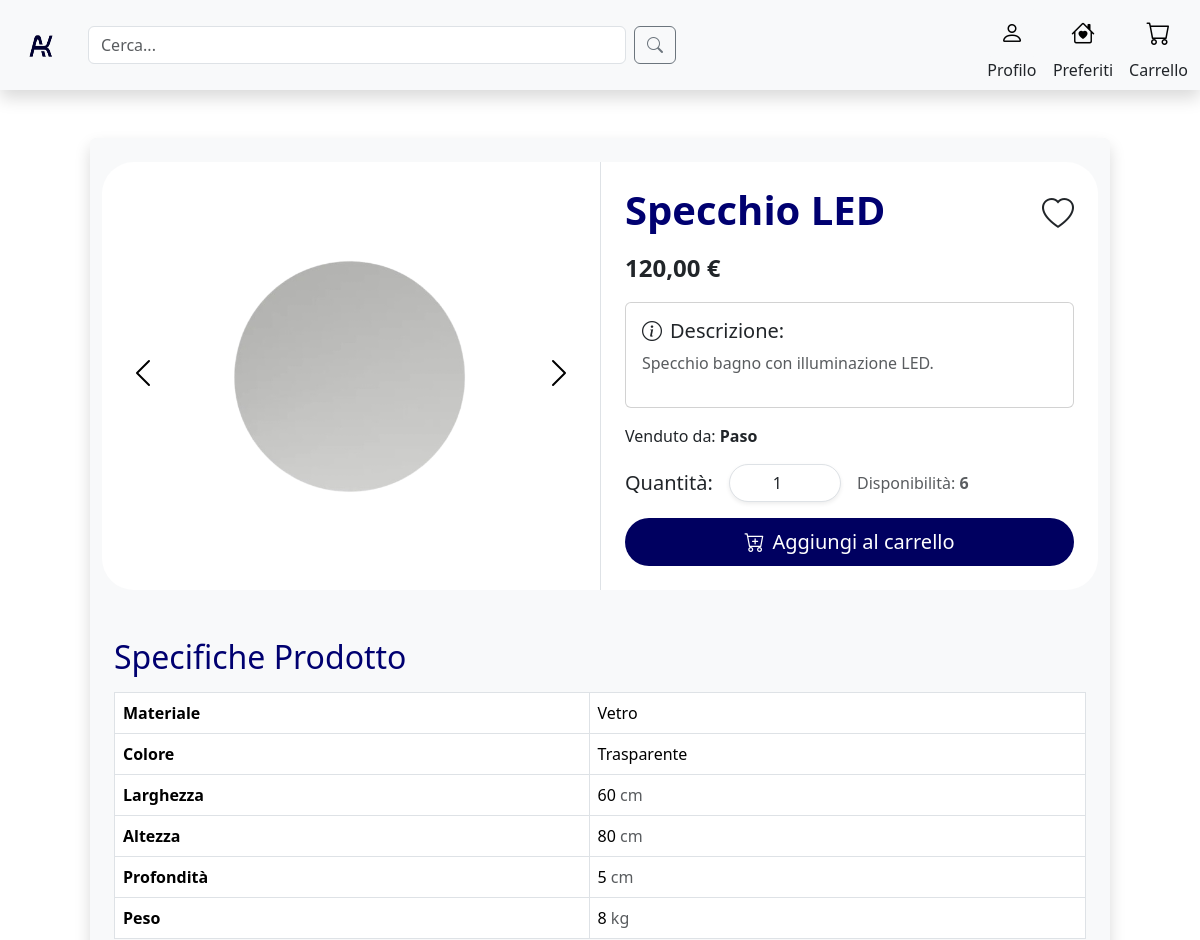
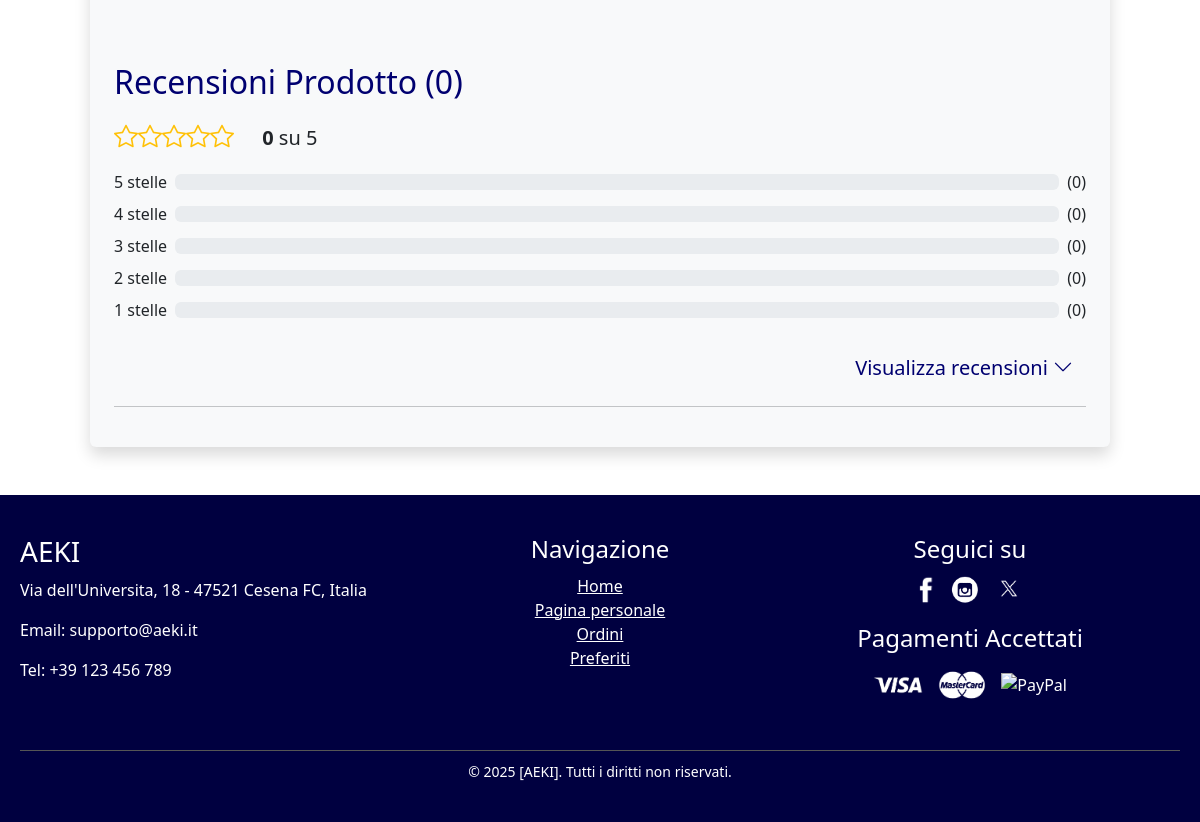
Screenshot of /singleProduct.php?id=12 with the database file from the repository (2 pictures, top to bottom).
### tables this page shows
create table ImmagineProdotto (
     PercorsoImg VARCHAR(60) not null,
     Icona char not null,
     CodiceProdotto INT not null,
     constraint ID_ImmagineProdotto_ID primary key (PercorsoImg));

CREATE TABLE Prodotto (
    CodiceProdotto INT AUTO_INCREMENT,
    Nome VARCHAR(40) NOT NULL,
    Prezzo FLOAT NOT NULL,
    Descrizione VARCHAR(200) NOT NULL,
    NomeMateriale VARCHAR(40) not null,
    NomeColore VARCHAR(40) not null,
    Peso FLOAT NOT NULL,
    Disponibilita INT NOT NULL DEFAULT 6,
    Altezza FLOAT NOT NULL,
    Larghezza FLOAT NOT NULL,
    Profondita FLOAT NOT NULL,
    ValutazioneMedia FLOAT NOT NULL DEFAULT 0,  
    NumeroRecensioni INT NOT NULL DEFAULT 0,      
    NomeAmbiente VARCHAR(40) NOT NULL,
    NomeCategoria VARCHAR(40) NOT NULL,
    Username VARCHAR(20) NOT NULL,
    Rimosso char NOT NUlL,
    CONSTRAINT ID_Prodotto_ID PRIMARY KEY (CodiceProdotto)
);

### singleProduct.php (called while the page is built, shortened)
<?php
require_once 'bootstrap.php';
$templateParams["titolo"] = "Aeki - SingleProduct";
$templateParams["nome"] = "singleProduct_main.php";
$idprodotto = $_GET["id"];
$templateParams["prodotto"] = $dbh->getProdotto($idprodotto);
$templateParams["immagini"] = $dbh->getProdottoImages($idprodotto);
$templateParams["reviewsStats"] = $dbh->getStarNumber($idprodotto);
$templateParams["reviews"] = $dbh->getProductReviews($idprodotto);
$templateParams["prodotto"]["InWishlist"] = "false";
if (isset($_SESSION['user_id'])) {
    $userId = $_SESSION['user_id'];
    if ($dbh->inWishList($idprodotto, $userId)) {
        $templateParams["prodotto"]["InWishlist"] = "true";
    }
    $templateParams["userType"] = $dbh->userType($userId);
}else{
    $templateParams["userType"] = "Cliente";
}
$templateParams["js"] = array("js/addToCart.js","js/likeButton.js","js/singleProductReview.js");
require 'template/base.php';
?>

### db/database.php (called while the page is built, shortened)
<?php
class DatabaseHelper{
    private $db;
    public function __construct($servername, $username, $password, $dbname){
        $this->db = new mysqli($servername, $username, $password, $dbname);
    }
    public function getProdotto($idProdotto){
        $stmt = $this->db->prepare("SELECT * FROM Prodotto WHERE CodiceProdotto=?");
        $stmt->bind_param('i',$idProdotto);
        $stmt->execute();
        $result = $stmt->get_result();
        return $result->fetch_assoc();
    }
    public function getProdottoImages($idProdotto){
        $stmt = $this->db->prepare("SELECT PercorsoImg, Icona FROM ImmagineProdotto WHERE CodiceProdotto=?");
        $stmt->bind_param('i',$idProdotto);
        $stmt->execute();
        $result = $stmt->get_result();
        return $result->fetch_all(MYSQLI_ASSOC);
    }
    public function getStarNumber($idProdotto){
        $stmt = $this->db->prepare("SELECT r.stelle,COUNT(r.IDrecensione) AS numeroRecensioni
                                    FROM Recensione r
                                    WHERE r.CodiceProdotto = ?
                                    GROUP BY r.stelle
                                    ORDER BY r.stelle DESC");
        $stmt->bind_param('i', $idProdotto);
        $stmt->execute();
        $result = $stmt->get_result();
        return $result->fetch_all(MYSQLI_ASSOC);
    }
    public function getProductReviews($idProdotto){
        $stmt = $this->db->prepare("SELECT IDrecensione,Testo,stelle,r.Username AS Cliente
                                    FROM Recensione AS r
                                    JOIN Prodotto AS p ON p.CodiceProdotto = r.CodiceProdotto
                                    WHERE p.CodiceProdotto = ?");
        $stmt->bind_param('i', $idProdotto);
        $stmt->execute();
        $result = $stmt->get_result();
        return $result->fetch_all(MYSQLI_ASSOC);
    }
}
?>

### bootstrap.php (called while the page is built, shortened)
<?php
require_once("utils/functions.php");
require_once("db/database.php");
$dbh = new DatabaseHelper("localhost", "root", "", "aekiDb");
?>

### template/singleProduct_main.php (the view, shortened to what this page needs)
<link rel="stylesheet" href="./css/singleProduct_style.css">
<?php $prodotto = $templateParams["prodotto"];?>
<div class="row d-flex justify-content-center my-5">
    <div class = "col-md-10 col-12 rounded shadow bg-light p-4">
        <div class="row d-flex align-items-stretch bg-white rounded-5 ">
            <div class="col-md-6 d-flex justify-content-center align-items-center">
                <button class="btn me-3" type="button" data-bs-target="#productCarousel" data-bs-slide="prev">
                    <span class="carousel-control-prev-icon" aria-hidden="true"></span>
                </button>
                <div id="productCarousel" class="carousel slide p-2" data-bs-ride="carousel">
                    <div class="carousel-inner">
                        <?php foreach ($templateParams["immagini"] as $img): ?>
                            <?php if ($img["Icona"] == 'Y'): ?>
                                <div class="carousel-item active">
                                    <img src="<?php echo $img["PercorsoImg"]; ?>" class="d-block img-fluid rounded" alt="<?php echo $img["PercorsoImg"]; ?>">
                                </div>
                            <?php else : ?>
                                <div class="carousel-item">
                                    <img src="<?php echo $img["PercorsoImg"]; ?>" class="d-block img-fluid rounded" alt="<?php echo $img["PercorsoImg"]; ?>">
                                </div>
                            <?php endif; ?>
                        <?php endforeach; ?>
                    </div>
                </div>
                <button class="btn ms-3" type="button" data-bs-target="#productCarousel" data-bs-slide="next">
                    <span class="carousel-control-next-icon" aria-hidden="true"></span>
                </button>
            </div>
            <div class="col-md-6 p-4 d-flex border-start flex-column">
                <div class="d-flex align-items-center mb-2">
                    <h1 class="fw-bold flex-grow-1 display-6 " style = "color:#000070"><?php echo $prodotto["Nome"]; ?></h1>
                    <div>
                        <?php if ($prodotto["InWishlist"] == "true"): ?>
                            <span class="bi bi-heart-fill fs-2" data-id="<?php echo htmlspecialchars($prodotto["CodiceProdotto"]); ?>" style="display:inline-block;color:#B00000"></span>
                            <span class="bi bi-heart fs-2" data-id="<?php echo htmlspecialchars($prodotto["CodiceProdotto"]); ?>" style="display:none;"></span>
                        <?php else: ?>
                            <span class="bi bi-heart fs-2" data-id="<?php echo htmlspecialchars($prodotto["CodiceProdotto"]); ?>" style="display:inline-block;"></span>
                        <?php endif; ?>
                    </div>
                </div>
                <div class="mb-3">
                    <span class="fs-4 fw-semibold"><?php echo number_format($prodotto["Prezzo"], 2, ',', ''); ?> €</span>
                </div>
                <div class="card p-3 mb-3">
                    <h2 class="card-title fs-5"><span class="bi bi-info-circle me-2"></span>Descrizione:</h2>
                    <p class="fs-6 text-muted"><?php echo $prodotto["Descrizione"]; ?></p>
                </div>
                <span class="mb-3" >Venduto da: <span class="fw-semibold" ><?php echo $prodotto["Username"]; ?></span></span>
                <div class="d-flex align-items-center mb-3">
                    <label for="quantity" class="me-3 fs-5">Quantità:</label>
                    <input type="number" id="quantity" class="form-control w-25 me-3 rounded-pill px-4 text-center shadow-sm"
                        onchange="updateQuantity(<?php echo $prodotto['Disponibilita']?>)"
                        min="<?php echo $prodotto["Disponibilita"] > 0 ? 1 : 0; ?>"
                        max="<?php echo $prodotto["Disponibilita"]; ?>"
                        value="<?php echo $prodotto["Disponibilita"] > 0 ? 1 : 0; ?>">
                    <span class="text-muted fs-6">Disponibilità:
                        <span class="fw-semibold" style="<?php echo $prodotto["Disponibilita"] < 5 ? 'color:#B00000' : ''; ?>">
                            <?php echo $prodotto["Disponibilita"]; ?>
                        </span>
                    </span>
                </div>
                <button id="addToCartButton" class="btn rounded-pill w-100 py-2 fs-5 hover-shadow" style="background-color: #000060; color: #FFFFFF" data-id="<?php echo htmlspecialchars($prodotto["CodiceProdotto"]); ?> ">
                    <span class="bi bi-cart-plus me-2"></span>Aggiungi al carrello
                </button>
            </div>
        </div>
        <div class="row mt-5 ">
            <div class="col-12">
                <h2 class="mb-3" style = "color:#000070">Specifiche Prodotto</h2>
                <table class="table table-bordered table-rounded">
                    <tbody>
                        <tr>
                            <th>Materiale</th>
                            <td><?php echo $prodotto["NomeMateriale"]?></td>
                        </tr>
                        <tr>
                            <th>Colore</th>
                            <td><?php echo $prodotto["NomeColore"]?></td>
                        </tr>
                        <tr>
                            <th>Larghezza</th>
                            <td><?php echo $prodotto["Larghezza"]?> <span class = "text-muted">cm</span></td>
                        </tr>
                        <tr>
                            <th>Altezza</th>
                            <td><?php echo $prodotto["Altezza"]?> <span class = "text-muted">cm</span></td>
                        </tr>
                        <tr>
                            <th>Profondità</th>
                            <td><?php echo $prodotto["Profondita"]?> <span class = "text-muted">cm</span></td>
                        </tr>
                        <tr>
                            <th>Peso</th>
                            <td><?php echo $prodotto["Peso"]?> <span class = "text-muted">kg</span></td>
                        </tr>
                    </tbody>
                </table>
            </div>
        </div>
        <?php $totalReviews = $prodotto["NumeroRecensioni"]?>
        <div class="row mt-5 ">
            <div class="col-12 ">
                <h2 class="mb-3" style = "color:#000070">Recensioni Prodotto<span class = "ms-2">(<?php echo $totalReviews?>)</span></h2>
                <div class=" mb-3">
                    <span class="fs-4 text-warning"><?php echo getStars((int)$prodotto["ValutazioneMedia"]) ?></span>
                    <span class = "ms-4 fs-5 fw-semibold"><?php echo $prodotto["ValutazioneMedia"] ?> <span class = "fs-5 fw-normal"> su 5</span></span>
                </div>
                <?php foreach (range(5, 1) as $stars): ?>
                    <?php
                    $reviewCount = 0;
                    ?>
                    <div class="d-flex align-items-center mb-2">
                        <span class="me-2"><?php echo $stars ?> stelle</span>
                        <div class="progress flex-grow-1">
                        </div>
                        <span class="ms-2">(<?php echo $reviewCount ?>)</span>
                    </div>
                <?php endforeach; ?>
            </div>
            <div class="col-12 mt-3">
                <div class="d-flex justify-content-md-end justify-content-center">
                    <button class="btn btn-link text-decoration-none fs-5" id="toggle-reviews-btn" style="color:#000070">
                        Visualizza recensioni
                        <span class="bi bi-chevron-down" id="toggle-icon"></span>
                    </button>
                </div>
                <hr>
            </div>
        </div>
    </div>
</div>

### css/singleProduct_style.css (style rules this page uses)
.carousel-inner img { max-width: 100%; max-height: 400px; object-fit: contain; }
.carousel-item img { transition: transform 0.1s ease, box-shadow 0.1s ease; cursor: zoom-in; object-fit: contain; }
.carousel-control-prev-icon, .carousel-control-next-icon { filter: invert(1); }

### rows the page displays
immagineprodotto: PercorsoImg (picture)
prodotto: Nome "Specchio LED", Prezzo "120,00", Descrizione "Specchio bagno con illuminazione LED.", Username "Paso", Disponibilita "1", Disponibilita "6", NomeMateriale "Vetro", NomeColore "Trasparente", Larghezza "60", Altezza "80", Profondita "5", Peso "8", NumeroRecensioni "0", ValutazioneMedia "0"

### other values shown
$stars "5"
$reviewCount "0"
$stars "4"
$stars "3"
$stars "2"
$stars "1"
